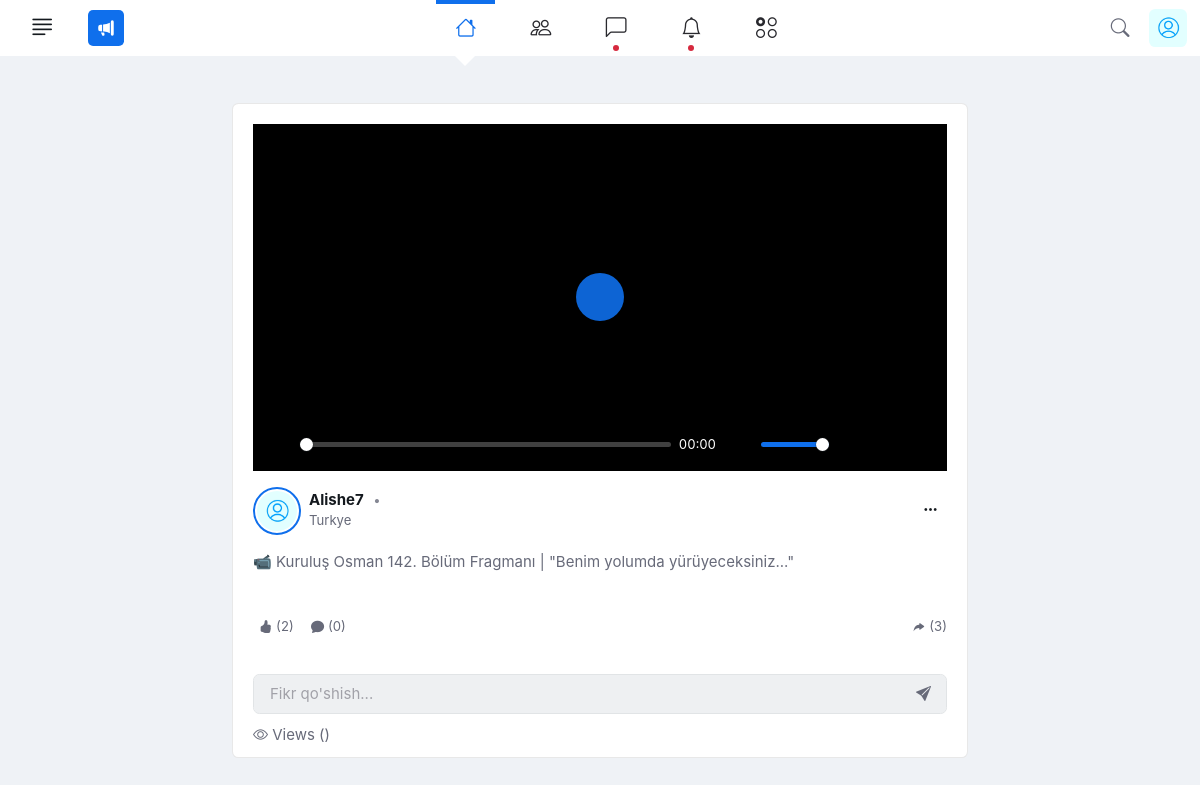
The app's page /original/kurulus-osman-142-bolum-fragman-benim-yolumda-yuruyeceksiniz/ with its own data.
### original/models.py (models this page shows, shortened)
class Post(models.Model):
    user = models.ForeignKey(User, on_delete=models.PROTECT)
    caption = models.TextField()
    slug = models.SlugField(unique=True, max_length=200)
    created_at = models.DateTimeField(auto_now_add=True)
    image = models.ImageField(upload_to='posts/images/', blank=True, null=True)
    video = models.FileField(upload_to='posts/videos/', blank=True, null=True)
    likes = models.ManyToManyField(User, related_name='post_likes', blank=True)
    hashtags = models.CharField(max_length=500)
    duration = models.DurationField(null=True, blank=True)
    hidden = models.BooleanField(default=False)
    location = models.CharField(max_length=255, blank=True, null=True)

### original/views.py (the view, shortened to what this page needs)
# urls.py: path('<slug:slug>/', views.PostDetailView.as_view(), name='post_detail'),
class PostDetailView(View):
    model = Post
    template_name = 'base/post-details.html'
    context_object_name = 'post'
    slug_url_kwarg = 'slug'
    def get(self, request, slug, *args, **kwargs):
        post = get_object_or_404(Post, slug=slug)
        total_views = r.incr(f'Post:{post.slug}:views')
        comments = post.comments.all()
        likes = post.likes.all()
        form = CommentForm()
        has_image = post.image.url if post.image else None
        has_video = post.video.url if post.video else None
        context = {
            'post': post,
            'comments': comments,
            'likes': likes,
            'form': form,
            'has_image': has_image,
            'has_video': has_video,
            'total_views': total_views
        }
        return render(request, self.template_name, context)
    @login_required
    def post(self, request, slug, *args, **kwargs):
        post = get_object_or_404(Post, slug=slug)
        form = CommentForm(request.POST)
        if form.is_valid():
            comment = form.save(commit=False)
            comment.user = request.user
            comment.post = post
            comment.save()
            return redirect('core:post_detail', slug=post.slug)
        comments = post.comments.all()
        likes = post.likes.all()
        has_image = post.image.url if post.image else None
        has_video = post.video.url if post.video else None
        context = {
            'post': post,
            'comments': comments,
            'likes': likes,
            'form': form,
            'has_image': has_image,
            'has_video': has_video,
        }
        return render(request, self.template_name, context)

### original/forms.py
class CommentForm(forms.ModelForm):
    class Meta:
        model = Comment
        fields = ['text']
        widgets = {
            'text': forms.TextInput(
                attrs={
                    'class': 'form-control pe-5 bg-light',
                    'rows': 1,
                    'placeholder': "Fikr qo'shish..."
                }),
        }

### original/templates/base/post-details.html (shortened to what this page needs)
{% extends 'base.html' %}
{% load blog_tags %}
{% load thumbnail %}
{% block content %}
<body>
<main>
  <div>
    <div class="container">
      <div class="row">
        <div class="col-lg-8 mx-auto">
          <div class="card card-body">
						{% if post.video %}
						<div class="player-wrapper overflow-hidden">
						</div>
						{% endif %}
            <div class="d-flex align-items-center justify-content-between my-3">
              <div class="d-flex align-items-center">
                <div class="avatar avatar-story me-2">
                  <a href="#!"> <img class="avatar-img rounded-circle" src="{% if user.profile.photo %}{% thumbnail user.profile.photo 180x180 %}{% else %}../static/profile.gif{% endif %}" alt=""> </a>
                </div>
                <div>
                  <div class="nav nav-divider">
                    <h6 class="nav-item card-title mb-0"> <a href="#!"> {{ post.user.username }} </a></h6>
                    <span class="nav-item small"> {{ post.time_since_creation }}</span>
                  </div>
                  <p class="mb-0 small">{{ post.location }}</p>
                </div>
              </div>
              <div class="dropdown">
                <a href="#" class="text-secondary btn btn-secondary-soft-hover py-1 px-2" id="cardFeedAction" data-bs-toggle="dropdown" aria-expanded="false">
                  <i class="bi bi-three-dots"></i>
                </a>
              </div>
            </div>
            <p>{{ post.caption }}</p><br/>
            <ul class="nav nav-stack flex-wrap small mb-3">
              <li class="nav-item">
                <form method="post" action="{% url 'core:like_post' slug=post.slug %}">
                  <button style="border: none; background-color: transparent;" type="submit">
                    <a class="nav-link" href="#!">
                      <i class="bi bi-hand-thumbs-up-fill pe-1"></i>({{ likes.count }})
                    </a>
                  </button>
              </form>
              </li>
              <li class="nav-item">
                <a class="nav-link" href="#!"> <i class="bi bi-chat-fill pe-1"></i>({{ post.comments.count }})</a>
              </li>
              <li class="nav-item dropdown ms-sm-auto">
                <a class="nav-link mb-0" href="#" id="cardShareAction" data-bs-toggle="dropdown" aria-expanded="false">
                  <i class="bi bi-reply-fill flip-horizontal ps-1"></i>(3)
                </a>
              </li>
            </ul>
            <form class="nav nav-item w-100 position-relative" method="post">
              {{ form.text }}<br/>
              <button class="nav-link bg-transparent px-3 position-absolute top-50 end-0 translate-middle-y border-0" type="submit">
                <i class="bi bi-send-fill"> </i>
              </button>
            </form>
            <a style="position: relative; top: 10px;" class="nav-link t-1" href="#!"> <i class="bi bi-eye"></i> Views ({{ total_views }})</a>
          </div>
        </div>
      </div>
    </div>
   </div>
</main>
</body>
{% endblock %}

### static/css/style.css (style rules this page uses)
body { font-size: 15px; }

### records on screen
Post: user.username "Alishe7", location "Turkye", caption "📹 Kuruluş Osman 142. Bölüm Fragmanı | \"Benim yolumda yürüyeceksiniz...\"", comments.count "0"

### other values on screen
{{ likes.count }} "2"
